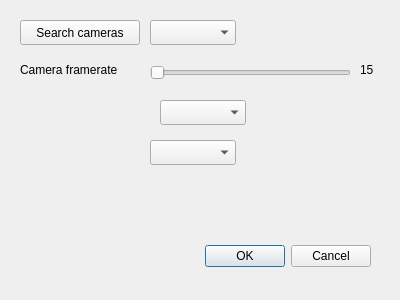
<?xml version="1.0" encoding="UTF-8"?>
<ui version="4.0">
 <class>camerasetupdialog</class>
 <widget class="QDialog" name="camerasetupdialog">
  <property name="geometry">
   <rect>
    <x>0</x>
    <y>0</y>
    <width>400</width>
    <height>300</height>
   </rect>
  </property>
  <property name="windowTitle">
   <string>Dialog</string>
  </property>
  <widget class="QDialogButtonBox" name="buttonBox">
   <property name="geometry">
    <rect>
     <x>30</x>
     <y>240</y>
     <width>341</width>
     <height>32</height>
    </rect>
   </property>
   <property name="orientation">
    <enum>Qt::Horizontal</enum>
   </property>
   <property name="standardButtons">
    <set>QDialogButtonBox::Cancel|QDialogButtonBox::Ok</set>
   </property>
  </widget>
  <widget class="QPushButton" name="searchButton">
   <property name="geometry">
    <rect>
     <x>20</x>
     <y>20</y>
     <width>120</width>
     <height>25</height>
    </rect>
   </property>
   <property name="text">
    <string>Search cameras</string>
   </property>
  </widget>
  <widget class="QComboBox" name="cameraList">
   <property name="geometry">
    <rect>
     <x>150</x>
     <y>20</y>
     <width>86</width>
     <height>25</height>
    </rect>
   </property>
  </widget>
  <widget class="QLabel" name="label">
   <property name="geometry">
    <rect>
     <x>20</x>
     <y>60</y>
     <width>130</width>
     <height>20</height>
    </rect>
   </property>
   <property name="text">
    <string>Camera framerate</string>
   </property>
  </widget>
  <widget class="QSlider" name="fpsSlider">
   <property name="geometry">
    <rect>
     <x>150</x>
     <y>65</y>
     <width>201</width>
     <height>16</height>
    </rect>
   </property>
   <property name="minimum">
    <number>15</number>
   </property>
   <property name="maximum">
    <number>60</number>
   </property>
   <property name="singleStep">
    <number>15</number>
   </property>
   <property name="pageStep">
    <number>15</number>
   </property>
   <property name="orientation">
    <enum>Qt::Horizontal</enum>
   </property>
  </widget>
  <widget class="QLabel" name="labelFPS">
   <property name="geometry">
    <rect>
     <x>360</x>
     <y>60</y>
     <width>25</width>
     <height>20</height>
    </rect>
   </property>
   <property name="text">
    <string>15</string>
   </property>
  </widget>
  <widget class="QComboBox" name="fpsList">
   <property name="geometry">
    <rect>
     <x>160</x>
     <y>100</y>
     <width>86</width>
     <height>25</height>
    </rect>
   </property>
  </widget>
  <widget class="QComboBox" name="formatList">
   <property name="geometry">
    <rect>
     <x>150</x>
     <y>140</y>
     <width>86</width>
     <height>25</height>
    </rect>
   </property>
  </widget>
 </widget>
 <resources/>
 <connections>
  <connection>
   <sender>buttonBox</sender>
   <signal>accepted()</signal>
   <receiver>camerasetupdialog</receiver>
   <slot>accept()</slot>
   <hints>
    <hint type="sourcelabel">
     <x>248</x>
     <y>254</y>
    </hint>
    <hint type="destinationlabel">
     <x>157</x>
     <y>274</y>
    </hint>
   </hints>
  </connection>
  <connection>
   <sender>buttonBox</sender>
   <signal>rejected()</signal>
   <receiver>camerasetupdialog</receiver>
   <slot>reject()</slot>
   <hints>
    <hint type="sourcelabel">
     <x>316</x>
     <y>260</y>
    </hint>
    <hint type="destinationlabel">
     <x>286</x>
     <y>274</y>
    </hint>
   </hints>
  </connection>
 </connections>
</ui>
